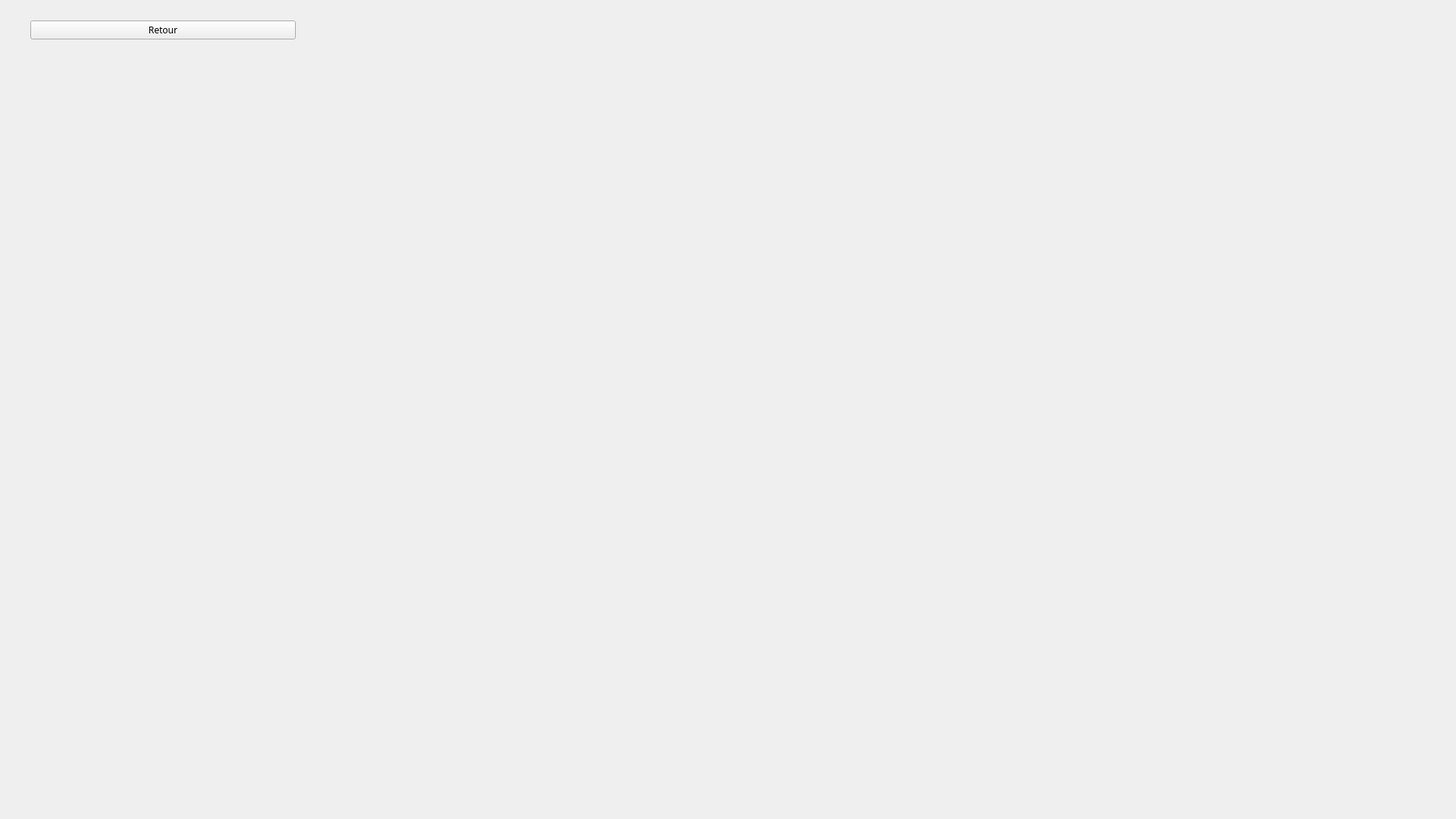
<?xml version="1.0" encoding="UTF-8"?>
<ui version="4.0">
 <class>Profil</class>
 <widget class="QWidget" name="Profil">
  <property name="windowModality">
   <enum>Qt::ApplicationModal</enum>
  </property>
  <property name="geometry">
   <rect>
    <x>0</x>
    <y>0</y>
    <width>1920</width>
    <height>1080</height>
   </rect>
  </property>
  <property name="contextMenuPolicy">
   <enum>Qt::PreventContextMenu</enum>
  </property>
  <property name="windowTitle">
   <string>Form</string>
  </property>
  <layout class="QGridLayout" name="gridLayout_2">
   <property name="sizeConstraint">
    <enum>QLayout::SetDefaultConstraint</enum>
   </property>
   <property name="leftMargin">
    <number>0</number>
   </property>
   <property name="topMargin">
    <number>0</number>
   </property>
   <property name="rightMargin">
    <number>0</number>
   </property>
   <property name="bottomMargin">
    <number>0</number>
   </property>
   <item row="0" column="0">
    <widget class="QWidget" name="profil_widget" native="true">
     <widget class="QWidget" name="layoutWidget">
      <property name="geometry">
       <rect>
        <x>520</x>
        <y>110</y>
        <width>801</width>
        <height>691</height>
       </rect>
      </property>
      <layout class="QGridLayout" name="gridLayout_infos"/>
     </widget>
     <widget class="QWidget" name="gridLayoutWidget">
      <property name="geometry">
       <rect>
        <x>0</x>
        <y>0</y>
        <width>431</width>
        <height>80</height>
       </rect>
      </property>
      <layout class="QGridLayout" name="gridLayout">
       <item row="0" column="0">
        <widget class="QPushButton" name="pushButton_retour">
         <property name="minimumSize">
          <size>
           <width>350</width>
           <height>0</height>
          </size>
         </property>
         <property name="maximumSize">
          <size>
           <width>350</width>
           <height>16777215</height>
          </size>
         </property>
         <property name="font">
          <font>
           <family>Merriweather</family>
          </font>
         </property>
         <property name="cursor">
          <cursorShape>PointingHandCursor</cursorShape>
         </property>
         <property name="text">
          <string>Retour</string>
         </property>
        </widget>
       </item>
      </layout>
     </widget>
     <widget class="QLabel" name="info">
      <property name="enabled">
       <bool>true</bool>
      </property>
      <property name="geometry">
       <rect>
        <x>580</x>
        <y>820</y>
        <width>691</width>
        <height>41</height>
       </rect>
      </property>
      <property name="font">
       <font>
        <pointsize>14</pointsize>
        <weight>75</weight>
        <bold>true</bold>
       </font>
      </property>
      <property name="text">
       <string/>
      </property>
     </widget>
    </widget>
   </item>
  </layout>
 </widget>
 <resources/>
 <connections/>
</ui>
